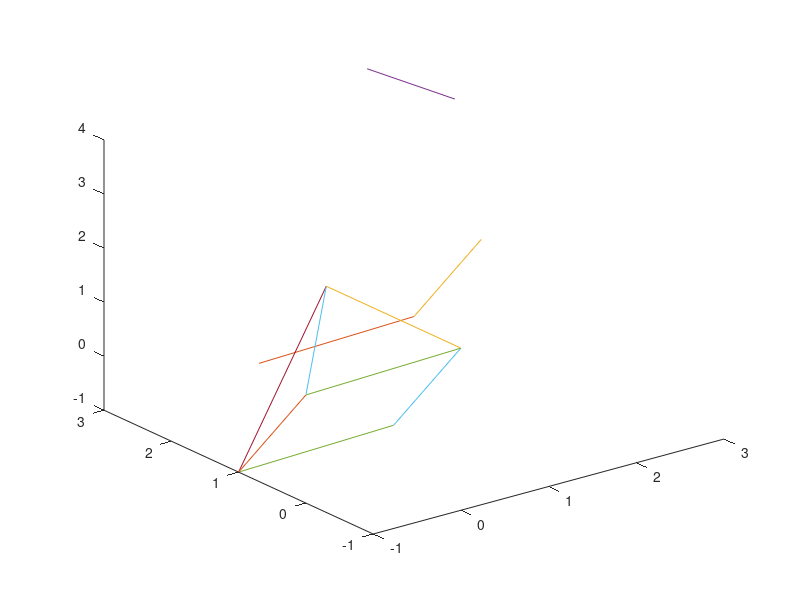

This figure's MATLAB source:
clear; clc ; close all;
A = [1 1;1 1;1 1];
B = [1 0;1 2;1 0];
C = [1 1;1 0;1 3];
D = A + B +C;

A1 = [ A(:,2)-A(:,1) (A(:,2)-A(:,1))+(B(:,2)-B(:,1)) ];
A2 = [ A(:,2)-A(:,1) (A(:,2)-A(:,1))+(C(:,2)-C(:,1)) ];

B1 = [ B(:,2)-B(:,1) (B(:,2)-B(:,1))+(A(:,2)-A(:,1)) ];
B2 = [ B(:,2)-B(:,1) (B(:,2)-B(:,1))+(C(:,2)-C(:,1)) ];

C1 = [ C(:,2)-C(:,1) (C(:,2)-C(:,1))+(A(:,2)-A(:,1)) ];
C2 = [ C(:,2)-C(:,1) (C(:,2)-C(:,1))+(B(:,2)-B(:,1)) ];

A3 = [ A1(:,2) A1(:,2)+C(:,2) ];
B3 = [ A2(:,2) A2(:,2)+B(:,2) ];
C3 = [ C2(:,2) C2(:,2)+A(:,2) ];

plot3(A(1,:),A(2,:),A(3,:));
hold on
plot3(B(1,:),B(2,:),B(3,:));
plot3(C(1,:),C(2,:),C(3,:));
plot3(D(1,:),D(2,:),D(3,:));
% 
plot3(A1(1,:),A1(2,:),A1(3,:));
plot3(A2(1,:),A2(2,:),A2(3,:));
plot3(A3(1,:),A3(2,:),A3(3,:));
plot3(B1(1,:),B1(2,:),B1(3,:));
plot3(B2(1,:),B2(2,:),B2(3,:));
plot3(B3(1,:),B3(2,:),B3(3,:));
plot3(C1(1,:),C1(2,:),C1(3,:));
plot3(C2(1,:),C2(2,:),C2(3,:));
plot3(C3(1,:),C3(2,:),C3(3,:));